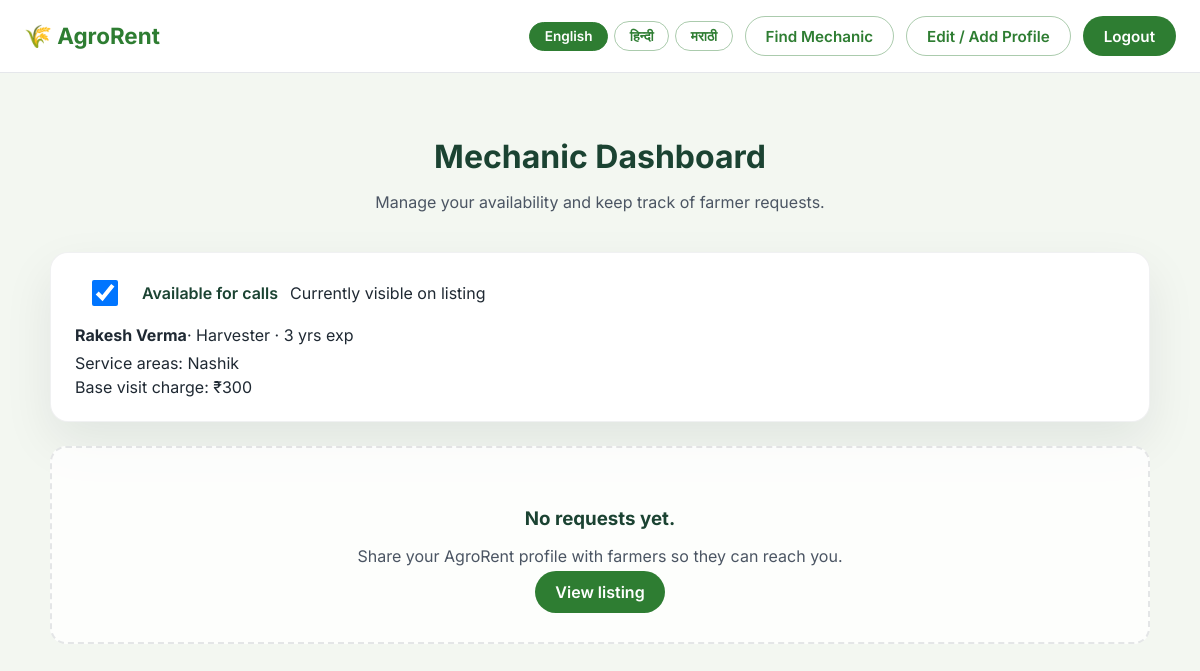
The app's page /mechanic/dashboard (signed in) with its own data.
### tables this page shows
CREATE TABLE mechanics (
            id INTEGER PRIMARY KEY AUTOINCREMENT,
            user_id INTEGER,
            full_name TEXT NOT NULL,
            phone TEXT NOT NULL,
            email TEXT,
            experience_years INTEGER,
            specialization TEXT NOT NULL,
            service_locations TEXT NOT NULL,
            base_charge REAL NOT NULL,
            description TEXT,
            is_available INTEGER DEFAULT 1,
            created_at TIMESTAMP DEFAULT CURRENT_TIMESTAMP,
            updated_at TIMESTAMP DEFAULT CURRENT_TIMESTAMP,
            FOREIGN KEY (user_id) REFERENCES users(id)
        );

### app.py (the view)
@app.route('/mechanic/dashboard')
@login_required
def mechanic_dashboard():
    user_id = session['user_id']
    conn = get_db()
    mechanic = conn.execute(
        'SELECT * FROM mechanics WHERE user_id = ? ORDER BY created_at DESC LIMIT 1',
        (user_id,)
    ).fetchone()
    requests_data = []
    if mechanic:
        requests_data = conn.execute('''
            SELECT * FROM mechanic_requests
            WHERE mechanic_id = ?
            ORDER BY created_at DESC
        ''', (mechanic['id'],)).fetchall()
    conn.close()
    return render_template(
        'mechanic_dashboard.html',
        mechanic=mechanic,
        service_requests=requests_data,
        request_statuses=MECHANIC_REQUEST_STATUSES
    )

### app.py (called while the page is built)
def get_translations():
    if app.debug:
        return load_translations()
    return TRANSLATIONS

def _get_translation_value(lang, key_parts):
    translations = get_translations()
    data = translations.get(lang, {})
    for part in key_parts:
        if isinstance(data, dict):
            data = data.get(part)
        else:
            data = None
        if data is None:
            break
    if data is None and lang != DEFAULT_LOCALE:
        return _get_translation_value(DEFAULT_LOCALE, key_parts)
    return data

def translate_text(key, locale=None, default=None, **kwargs):
    if not key:
        return ''
    lang = locale or getattr(g, 'current_locale', None) or session.get('lang') or DEFAULT_LOCALE
    parts = key.split('.')
    value = _get_translation_value(lang, parts)
    if value is None:
        value = default if default is not None else _get_translation_value(DEFAULT_LOCALE, parts)
    if value is None:
        value = default if default is not None else key
    if isinstance(value, str) and kwargs:
        try:
            value = value.format(**kwargs)
        except KeyError:
            pass
    return value

@app.context_processor
def inject_translation_helpers():
    return {
        't': translate_text,
        'current_locale': getattr(g, 'current_locale', DEFAULT_LOCALE),
        'supported_languages': SUPPORTED_LANGUAGES,
        'language_names': LANGUAGE_NAMES
    }

def get_db():
    conn = sqlite3.connect(DATABASE)
    conn.row_factory = sqlite3.Row
    return conn

def login_required(f):
    @wraps(f)
    def decorated_function(*args, **kwargs):
        if 'user_id' not in session:
            flash(translate_text('alerts.login_required'), 'warning')
            return redirect(url_for('signin'))
        return f(*args, **kwargs)
    return decorated_function

### templates/mechanic_dashboard.html (shortened to what this page needs)
<!DOCTYPE html>
<html lang="{{ current_locale }}">
<head>
    <link rel="stylesheet" href="{{ url_for('static', filename='css/mechanics.css') }}">
</head>
<body>
    <div class="page-wrapper">
        <nav class="simple-nav">
            <div class="nav-container">
                <div class="nav-left">
                    <a href="{{ url_for('index') }}">🌾 {{ t('nav.brand') }}</a>
                </div>
                <div class="nav-actions">
                    <div class="language-switcher" aria-label="{{ t('language.change') }}">
                        {% for code in supported_languages %}
                        <a href="{{ url_for('set_language', lang_code=code) }}"
                           class="language-pill {% if current_locale == code %}active{% endif %}">
                            {{ language_names[code] }}
                        </a>
                        {% endfor %}
                    </div>
                    <a class="nav-link-btn secondary" href="{{ url_for('mechanics_list') }}">{{ t('nav.find_mechanic') }}</a>
                    <a class="nav-link-btn secondary" href="{{ url_for('mechanic_register') }}">{{ t('nav.edit_profile') }}</a>
                    <a class="nav-link-btn primary" href="{{ url_for('signout') }}">{{ t('nav.logout') }}</a>
                </div>
            </div>
        </nav>
        <section class="content-section">
            <div class="page-header">
                <h1>{{ t('mechanic.dashboard.title') }}</h1>
                <p>{{ t('mechanic.dashboard.subtitle') }}</p>
            </div>
            {% if mechanic %}
            <div class="card">
                <div class="dash-toggle">
                    <label class="availability-toggle" style="margin-top: 0;">
                        <input type="checkbox" id="availabilityToggle" {% if mechanic['is_available'] %}checked{% endif %}>
                        {{ t('mechanic.dashboard.toggle_label') }}
                    </label>
                    <span id="availabilityStatus"
                          data-visible-label="{{ t('mechanic.dashboard.visible') }}"
                          data-hidden-label="{{ t('mechanic.dashboard.hidden') }}"
                          data-updating-label="{{ t('mechanic.dashboard.availability_updating') }}"
                          data-error-label="{{ t('mechanic.dashboard.availability_error') }}">
                        {% if mechanic['is_available'] %}{{ t('mechanic.dashboard.visible') }}{% else %}{{ t('mechanic.dashboard.hidden') }}{% endif %}
                    </span>
                </div>
                {% set experience_suffix = '' %}
                {% if mechanic['experience_years'] %}
                    {% set experience_suffix = t('mechanic.dashboard.experience_suffix', years=mechanic['experience_years']) %}
                {% endif %}
                {% set specialization_label = t('mechanic.specializations.' + mechanic['specialization']|lower, default=mechanic['specialization']) %}
                <div>
                    <strong>{{ mechanic['full_name'] }}</strong>{{ t('mechanic.dashboard.summary_suffix', specialization=specialization_label, experience=experience_suffix)|trim }}
                </div>
                <p style="margin: 0.5rem 0 0;">{{ t('mechanic.dashboard.service_area', areas=mechanic['service_locations']) }}</p>
                <p style="margin: 0.25rem 0 0;">{{ t('mechanic.dashboard.base_rate', charge='{:,.0f}'.format(mechanic['base_charge'])) }}</p>
            </div>
            <div class="requests-list"
                 data-accept-label="{{ t('mechanic.dashboard.request.accept') }}"
                 data-complete-label="{{ t('mechanic.dashboard.request.complete') }}"
                 data-retry-label="{{ t('mechanic.dashboard.request.retry', status='__STATUS__') }}">
                {% if service_requests %}
                    {% for req in service_requests %}
                    <div class="request-card" data-request-id="{{ req['id'] }}">
                        <div style="display:flex;justify-content:space-between;align-items:center;gap:1rem;">
                            <div>
                                <h4>{{ req['farmer_name'] }}</h4>
                                <div class="request-meta">{{ t('mechanic.dashboard.request.phone', phone=req['phone']) }}</div>
                                <div class="request-meta">{{ t('mechanic.dashboard.request.location', location=req['location']) }}</div>
                            </div>
                            <span class="status-pill {{ req['status'] }}">{{ t('mechanic.requests.status_labels.' + req['status']|lower, default=req['status']) }}</span>
                        </div>
                        <p style="margin-top:0.5rem;">{{ t('mechanic.dashboard.request.issue', issue=req['issue_description']) }}</p>
                        <div class="request-actions">
                            {% if req['status'] != 'Accepted' %}
                            <button class="ghost-btn request-status-btn" data-status="Accepted">{{ t('mechanic.dashboard.request.accept') }}</button>
                            {% endif %}
                            {% if req['status'] != 'Completed' %}
                            <button class="solid-btn request-status-btn" data-status="Completed">{{ t('mechanic.dashboard.request.complete') }}</button>
                            {% endif %}
                        </div>
                    </div>
                    {% endfor %}
                {% else %}
                    <div class="empty-state">
                        <h3>{{ t('mechanic.dashboard.no_requests_title') }}</h3>
                        <p>{{ t('mechanic.dashboard.no_requests_body') }}</p>
                        <a href="{{ url_for('mechanics_list') }}">{{ t('mechanic.dashboard.list_cta') }}</a>
                    </div>
                {% endif %}
            </div>
            {% else %}
            <div class="empty-state">
                <h3>{{ t('mechanic.dashboard.no_profile_title') }}</h3>
                <p>{{ t('mechanic.dashboard.no_profile_body') }}</p>
                <a href="{{ url_for('mechanic_register') }}">{{ t('mechanic.dashboard.no_profile_cta') }}</a>
            </div>
            {% endif %}
        </section>
    </div>
</body>
</html>

### static/css/mechanics.css (style rules this page uses)
:root { --agro-green: #2e7d32; --agro-green-light: #4caf50; --agro-cream: #f3f7f1; --agro-dark: #1b4332; }
body { font-family: 'Inter', 'Segoe UI', Tahoma, Geneva, Verdana, sans-serif; margin: 0; color: #1f2933; background: var(--agro-cream); }
.page-wrapper { min-height: 100vh; display: flex; flex-direction: column; }
nav.simple-nav { background: white; border-bottom: 1px solid #e5e7eb; position: sticky; top: 0; z-index: 10; }
.simple-nav .nav-container { max-width: 1200px; margin: 0 auto; padding: 1rem 1.5rem; display: flex; align-items: center; justify-content: space-between; }
.simple-nav .nav-left a { font-weight: 700; font-size: 1.4rem; color: var(--agro-green); text-decoration: none; }
.simple-nav .nav-actions { display: flex; align-items: center; gap: 0.75rem; }
.nav-link-btn { padding: 0.6rem 1.25rem; border-radius: 999px; text-decoration: none; font-weight: 600; font-size: 0.95rem; border: 1px solid transparent; transition: all 0.2s ease; }
.nav-link-btn.primary { background: var(--agro-green); color: #fff; }
.nav-link-btn.secondary { border-color: rgba(46, 125, 50, 0.4); color: var(--agro-green); background: transparent; }
.language-switcher { display: flex; align-items: center; gap: 0.4rem; flex-wrap: wrap; }
.language-pill { padding: 0.35rem 0.9rem; border-radius: 999px; border: 1px solid rgba(46, 125, 50, 0.4); color: var(--agro-green); text-decoration: none; font-weight: 600; font-size: 0.85rem; transition: all 0.2s ease; }
.language-pill.active, .language-pill:hover { background: var(--agro-green); color: #fff; border-color: var(--agro-green); }
.content-section { max-width: 1100px; margin: 2rem auto; padding: 0 1.5rem 3rem; width: 100%; }
.page-header { text-align: center; margin: 2rem 0 2.5rem; }
.page-header h1 { font-size: 2rem; color: var(--agro-dark); margin-bottom: 0.5rem; }
.page-header p { color: #4b5563; font-size: 1rem; }
.card { background: #fff; border-radius: 18px; padding: 1.5rem; box-shadow: 0 20px 50px rgba(15, 23, 42, 0.08); border: 1px solid rgba(15, 23, 42, 0.06); }
.availability-toggle { display: flex; align-items: center; gap: 0.5rem; margin-top: 0.5rem; font-weight: 600; color: var(--agro-dark); }
.requests-list { display: flex; flex-direction: column; gap: 1rem; margin-top: 1.5rem; }
.dash-toggle { display: flex; align-items: center; gap: 0.75rem; margin-bottom: 1rem; }
.dash-toggle input { width: 52px; height: 26px; }
.empty-state { text-align: center; padding: 2.5rem 1rem; border: 2px dashed rgba(15, 23, 42, 0.1); border-radius: 16px; background: rgba(255, 255, 255, 0.8); }
.empty-state h3 { color: var(--agro-dark); margin-bottom: 0.5rem; }
.empty-state p { color: #4b5563; margin-bottom: 1rem; }
.empty-state a { text-decoration: none; color: #fff; background: var(--agro-green); padding: 0.7rem 1.3rem; border-radius: 999px; font-weight: 600; }

### records on screen
mechanics: is_available "☑", full_name "Rakesh Verma", service_locations "Service areas: Nashik", base_charge "Base visit charge: ₹300"

### other values on screen
{{ t('nav.brand') }} "AgroRent"
{{ language_names[code] }} "English" "हिन्दी" "मराठी"
{{ t('nav.find_mechanic') }} "Find Mechanic"
{{ t('nav.edit_profile') }} "Edit / Add Profile"
{{ t('nav.logout') }} "Logout"
{{ t('mechanic.dashboard.title') }} "Mechanic Dashboard"
{{ t('mechanic.dashboard.subtitle') }} "Manage your availability and keep track of farmer requests."
{{ t('mechanic.dashboard.toggle_label') }} "Available for calls"
{{ t('mechanic.dashboard.visible') }} "Currently visible on listing"
{{ t('mechanic.dashboard.no_requests_title') }} "No requests yet."
{{ t('mechanic.dashboard.no_requests_body') }} "Share your AgroRent profile with farmers so they can reach you."
{{ t('mechanic.dashboard.list_cta') }} "View listing"
